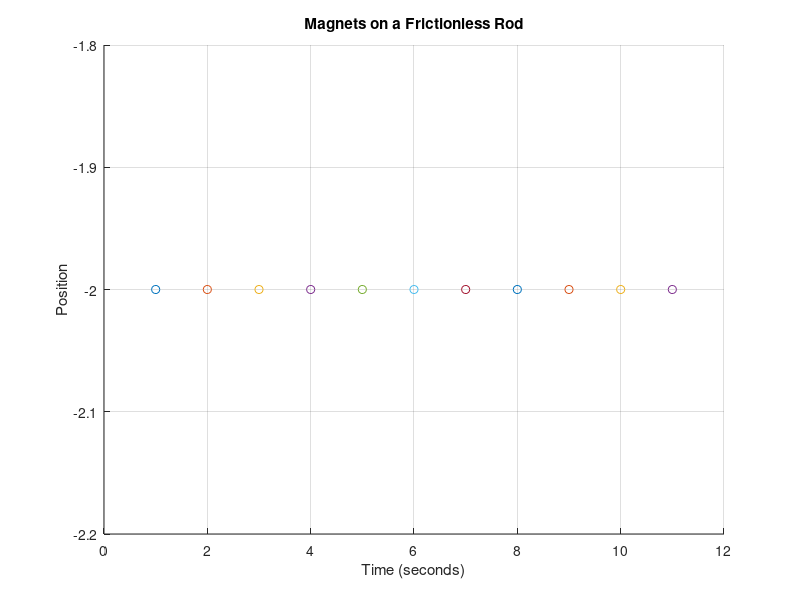

Here is the MATLAB script that generated this plot:
% System Simuation Final: Problem 1
% Written by Josh Humphrey
clear
N = 11;
T = 1;
t = linspace(1,N,N);
x = ones(1,N);
x(1) = 0;
x(11) = 10;
ffx = zeros(1,N);
figure(1)
hold on
grid on
for m = 3:9
    ffx(m) = -1+(1/((x(m)-x(m-1)).^2))-(1/((x(m+1)-x(m)).^2));
    x(m) = (T^2)*ffx(m-1)-x(m-2)-2*x(m-1);
    plot(t,x(m),'o')
end

title('Magnets on a Frictionless Rod')
xlabel('Time (seconds)')
ylabel('Position')
hold off